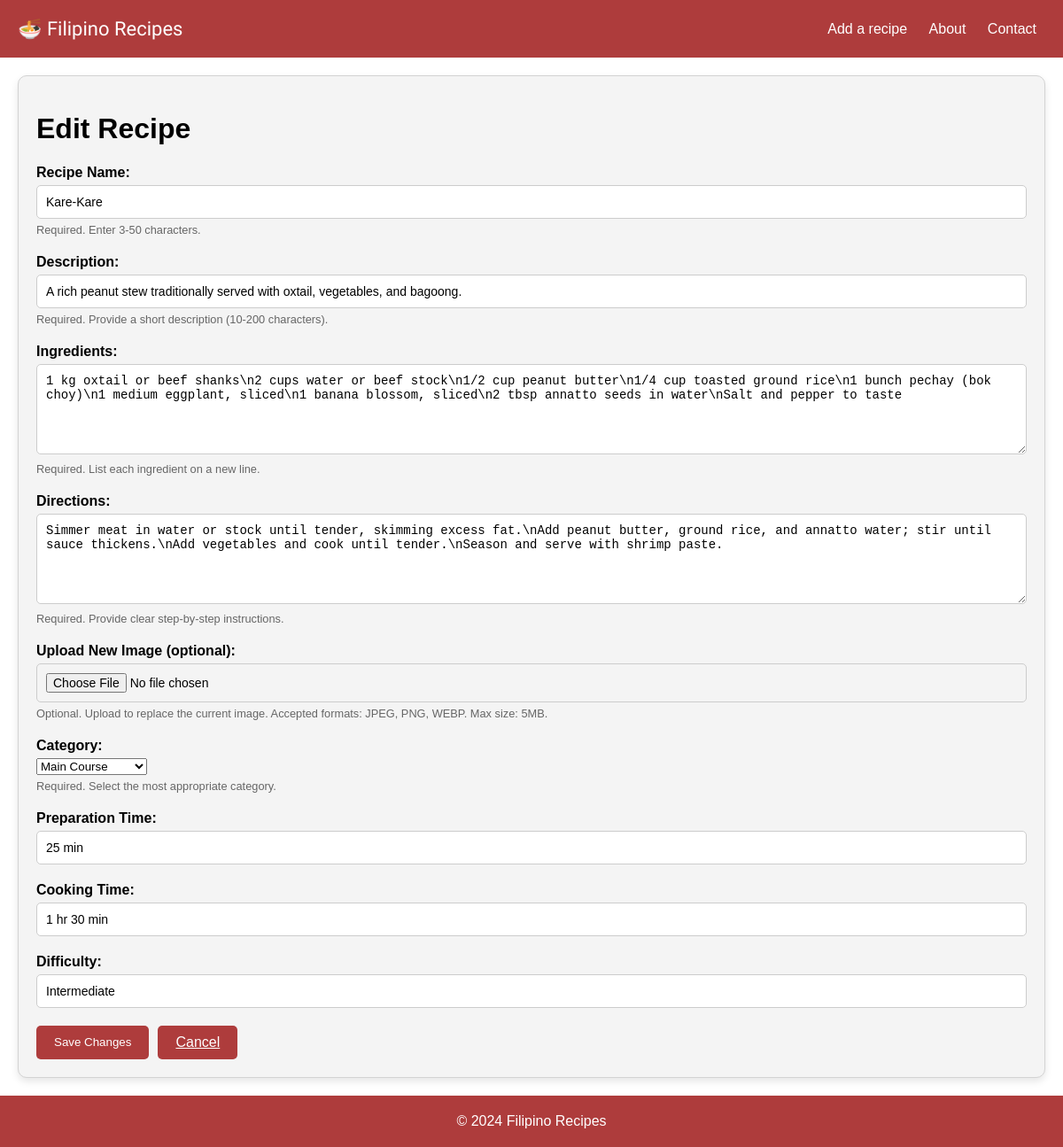
/recipe/2/edit, run on an earlier commit of the app's database.
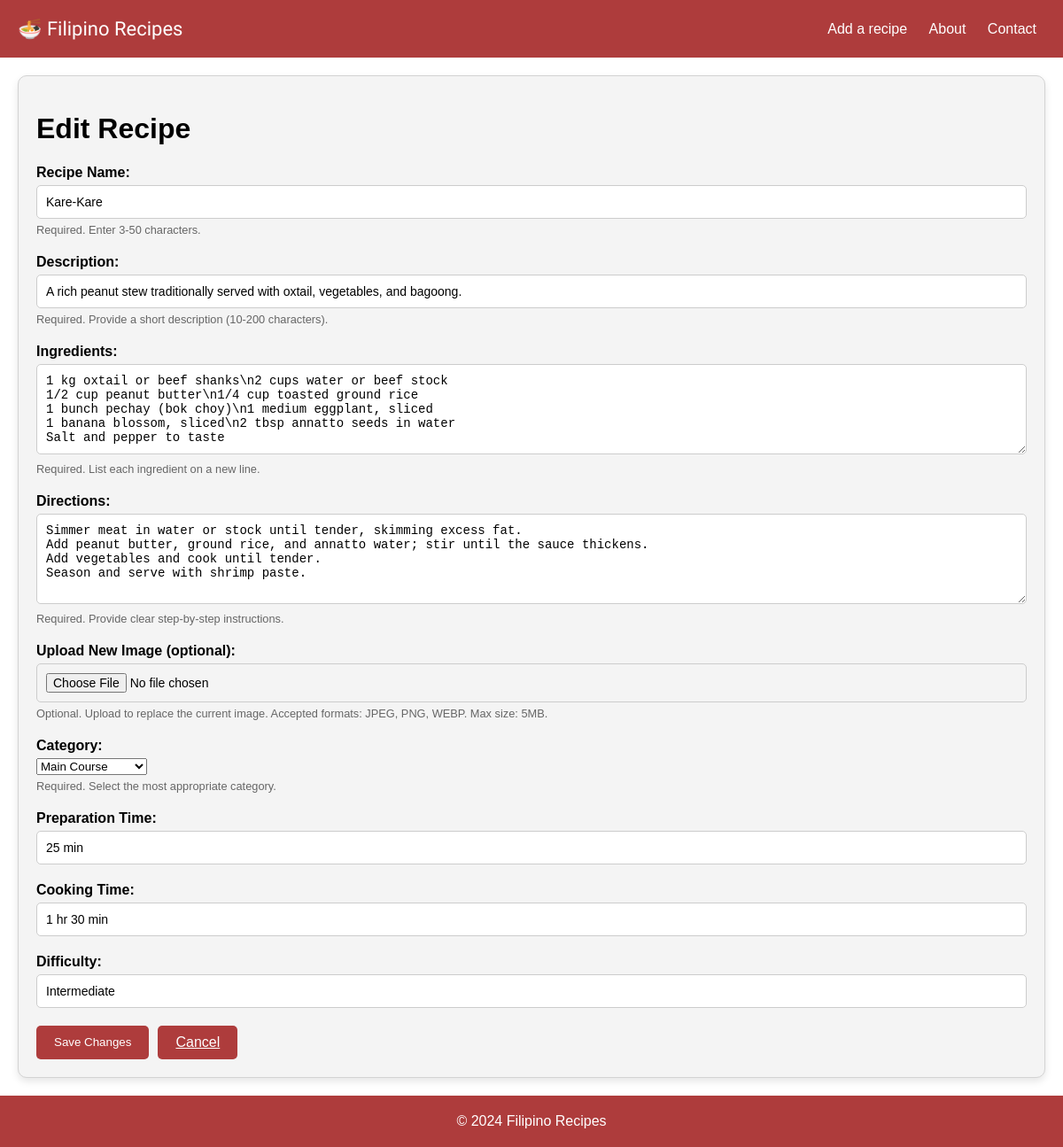
And on a later commit of the database.
### tables this page shows
CREATE TABLE "recipes" (id INTEGER PRIMARY KEY AUTOINCREMENT, name TEXT NOT NULL, category TEXT NOT NULL, short_description TEXT NOT NULL, long_description TEXT, ingredients_text TEXT, directions_text TEXT, image_path TEXT, image_alt TEXT, prep_time TEXT, cook_time TEXT, difficulty TEXT);

### app.py (the view, shortened to what this page needs)
    @app.route('/recipe/<int:recipe_id>/edit', methods=['GET', 'POST'])
    def edit_recipe(recipe_id):
        db = get_db()
        recipe_row = db.execute('SELECT * FROM recipes WHERE id = ?', (recipe_id,)).fetchone()
        if recipe_row is None:
            abort(404)
        recipe = dict(recipe_row)
        error = None
        return render_template('edit_recipe.html', recipe=recipe, error=error, active_page='edit_recipe')

### db.py (called while the page is built)
def get_db():
    if 'db' not in g:
        database_path = current_app.config['DATABASE']
        g.db = sqlite3.connect(database_path)
        g.db.row_factory = sqlite3.Row
    return g.db

### templates/edit_recipe.html (shortened to what this page needs)
{% extends "base.html" %}
{% block content %}
<main class="recipe-content" role="main">
    <div class="form-container">
        <h1 id="form-heading">Edit Recipe</h1>
        <form action="{{ url_for('edit_recipe', recipe_id=recipe.id) }}" method="post" id="recipe-form" aria-labelledby="form-heading" enctype="multipart/form-data">
            <div class="form-group">
                <label for="recipe-name">Recipe Name:</label>
                <input type="text" id="recipe-name" name="recipe-name" required minlength="3" maxlength="50" aria-required="true" value="{{ recipe.name }}">
                <span class="form-hint">Required. Enter 3-50 characters.</span>
            </div>
            <div class="form-group">
                <label for="recipe-desc">Description:</label>
                <input type="text" id="recipe-desc" name="recipe-desc" required minlength="10" maxlength="200" aria-required="true" value="{{ recipe.short_description }}">
                <span class="form-hint">Required. Provide a short description (10-200 characters).</span>
            </div>
            <div class="form-group">
                <label for="ingredients">Ingredients:</label>
                <textarea id="ingredients" name="ingredients" rows="5" required aria-required="true">{{ recipe.ingredients_text }}</textarea>
                <span class="form-hint">Required. List each ingredient on a new line.</span>
            </div>
            <div class="form-group">
                <label for="directions">Directions:</label>
                <textarea id="directions" name="directions" rows="5" required aria-required="true">{{ recipe.directions_text }}</textarea>
                <span class="form-hint">Required. Provide clear step-by-step instructions.</span>
            </div>
            <div class="form-group">
                <label for="image-upload">Upload New Image (optional):</label>
                <input type="file" id="image-upload" name="image-upload" accept="image/jpeg, image/png, image/webp" aria-describedby="image-hint">
                <span id="image-hint" class="form-hint">Optional. Upload to replace the current image. Accepted formats: JPEG, PNG, WEBP. Max size: 5MB.</span>
            </div>
            <div class="form-group">
                <label for="recipe-category">Category:</label>
                <select id="recipe-category" name="recipe-category" required aria-required="true">
                    <option value="Main Course" {% if recipe.category == 'Main Course' %}selected{% endif %}>Main Course</option>
                </select>
                <span class="form-hint">Required. Select the most appropriate category.</span>
            </div>
            <div class="form-group">
                <label for="prep-time">Preparation Time:</label>
                <input type="text" id="prep-time" name="prep-time" value="{{ recipe.prep_time }}" placeholder="e.g. 15 min">
            </div>
            <div class="form-group">
                <label for="cook-time">Cooking Time:</label>
                <input type="text" id="cook-time" name="cook-time" value="{{ recipe.cook_time }}" placeholder="e.g. 45 min">
            </div>
            <div class="form-group">
                <label for="difficulty">Difficulty:</label>
                <input type="text" id="difficulty" name="difficulty" value="{{ recipe.difficulty }}" placeholder="e.g. Easy">
            </div>
            <div class="form-actions">
                <button type="submit" class="btn" aria-label="Save changes to this recipe">Save Changes</button>
                <a href="{{ url_for('recipe_detail', recipe_id=recipe.id) }}" class="btn" role="button" aria-label="Cancel and return to recipe details">Cancel</a>
            </div>
        </form>
    </div>
</main>
{% endblock %}

What changed in the data, as far as the page shows it:
changed recipes "Kare-Kare": ingredients "…cups water or beef stock\\n1/2 cup peanut butter\\n1/4 cup toasted ground rice\\n1 bunch pechay (bok choy)\\n1 medium eggplant, sliced\\n1 banana blossom, sliced\\n2 tbsp annatto seeds in water\\nSalt and pepper to taste" → "…cups water or beef stock 1/2 cup peanut butter\\n1/4 cup toasted ground rice 1 bunch pechay (bok choy)\\n1 medium eggplant, sliced 1 banana blossom, sliced\\n2 tbsp annatto seeds in water Salt and pepper to taste"; directions "…until tender, skimming excess fat.\\nAdd peanut butter, ground rice, and annatto water; stir until sauce thickens.\\nAdd vegetables and cook until tender.\\nSeason and serve with shrimp…" → "…until tender, skimming excess fat. Add peanut butter, ground rice, and annatto water; stir until the sauce thickens. Add vegetables and cook until tender. Season and serve with shrimp…"
